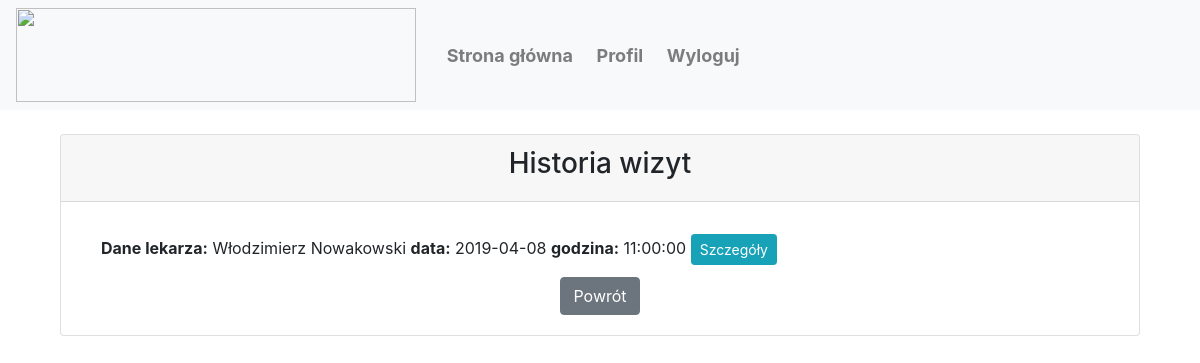
The page /profile/visits (signed in) on the database its author committed.
### flaskproject/models.py (models this page shows, shortened)
class User(db.Model, UserMixin):
	id = db.Column(db.Integer, primary_key=True)
	name = db.Column(db.String(25), nullable=False)
	surname = db.Column(db.String(35), nullable=False)
	email = db.Column(db.String(120), unique=True, nullable=False)
	password = db.Column(db.String(60), nullable=False)
	phoneNumber = db.Column(db.Integer, nullable=False)
	userType = db.Column(db.String(20), default = 'user')

class Visit(db.Model):
	id = db.Column(db.Integer, primary_key=True, nullable=False, unique=True)
	bookerId = db.Column(db.Integer, db.ForeignKey('user.id'))
	doctorId = db.Column(db.Integer, nullable=False)
	date = db.Column(db.String(20), nullable=False)
	startTime = db.Column(db.String(20), nullable=False)

### flaskproject/routes.py (the view)
@app.route("/profile/visits", methods=["GET", "POST"])
def profileVisits():
	if current_user.is_authenticated==False:
		return redirect(url_for('home'))
	if current_user.userType!="user":
		return redirect(url_for('home'))
	date = datetime.now().strftime("%Y-%m-%d")
	visitsHistory = Visit.query.filter(Visit.bookerId==current_user.id, Visit.date < date).all()
	doctor = User.query.filter(User.userType=='doctor', User.id==Visit.doctorId).all()
	return render_template('profilevisits.html', title='Historia wizyt', visitsHistory=visitsHistory, doctor=doctor)

### flaskproject/models.py (called while the page is built)
@login_manager.user_loader
def load_user(user_id):
    return User.query.get(int(user_id))

### flaskproject/templates/profilevisits.html
{% extends "layout.html" %}
{% block content %}
	<div class="col-md-12">
		<div class="card">
			<div class="card-header">
				<center><h3>Historia wizyt</h3></center>
			</div>
			<div class="card-body">
				<div class="row">
					<div class="col-lg-12 col-sm-12">
						<ul class="list-group list-group-flush">
							{% if visitsHistory %}
								{%for element in visitsHistory%}
								{%for i in doctor%}
								{% if element.doctorId==i.id %}
									<li class="list-group-item">
										<b>Dane lekarza:</b> {{ i.name }} {{ i.surname }}
										<b>data:</b> {{ element.date }}
										<b>godzina:</b> {{ element.startTime }}
										<a href="/doctor/visits/{{ element.id }}" class="btn btn-info btn-sm">Szczegóły</a>
									</li>
									{%endif%}
									{%endfor%}
									{%endfor%}
								{% else %}
									<li class="list-group-item">Brak umówionych wizyt</li>
								{% endif %}
							</ul>
						</div>
					</div>
					<center><a href="/profile" class="btn btn-secondary">Powrót</a></center>
				</div>
			</div>
		</div>
	{% endblock content %}

### rows shown on the page
Visit: date "2019-04-08", startTime "11:00:00"
User: name "Włodzimierz", surname "Nowakowski"
